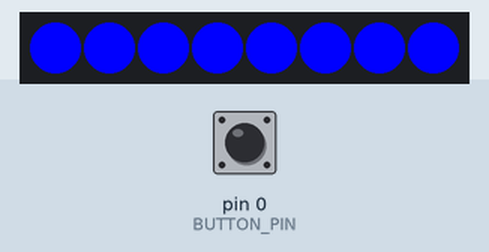
This sketch was run on a simulated Arduino Uno, built with avr-gcc and run on an emulated ATmega328P. Parts: 8 RGB LEDs in strip order, left to right. The inputs (shaded band) are chosen by the test bench; at power-on: pin 0 (BUTTON_PIN) LOW.

Above: at 0.5 s.
At 2.7 s:
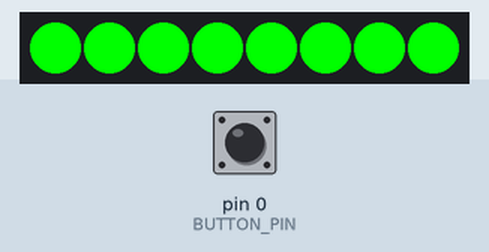
2.8 s: pin 0 (BUTTON_PIN) pulled HIGH for 0.15 s
At 2.87 s:
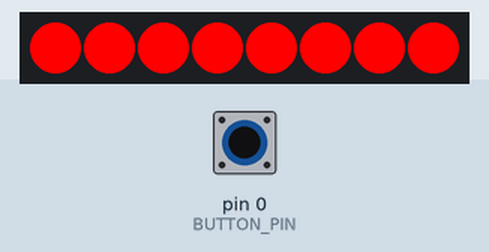
4.4 s: pin 0 (BUTTON_PIN) pulled HIGH for 3.2 s
At 9.0 s:
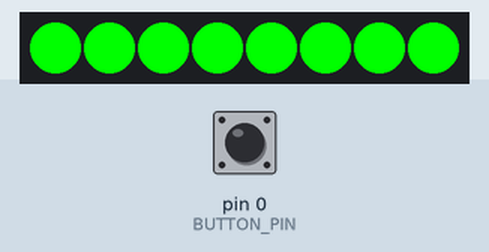
Timing chart, 0 to 10.5 s (numbered marks = the images above; inputs shaded):
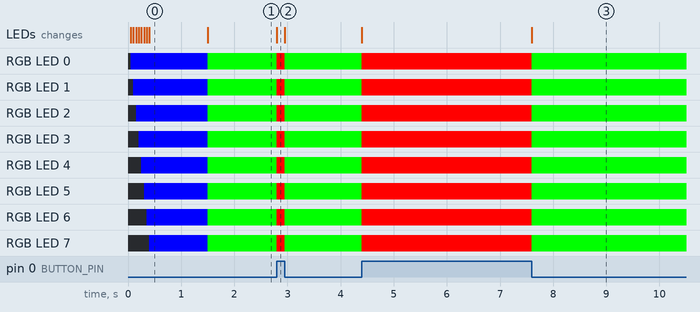

Measured:
- after the input at 2.8 s, RGB LED 0–7: RGB(0, 255, 0) → RGB(255, 0, 0) at once, → RGB(0, 255, 0) 0.15 s later; the LEDs: change at once (image 2)
- after the input at 4.4 s, RGB LED 0–7: RGB(0, 255, 0) → RGB(255, 0, 0) at once, → RGB(0, 255, 0) 3.2 s later; the LEDs: first change at once (image 3 shows a later state)
- what the display in image 0 shows lasts 1.1 s, from 0.4 s to 1.5 s

The sketch:

stick_rot_test.ino
```cpp
/*===========================================================
 * Tiny Stick Rotation Test code
 *
 * Test code for the tiny-stick board.
 * Uses a reed switch instead of a button.
 * First test:  Lights go red when near magnet.  Green when away.
 */

#include <Adafruit_NeoPixel.h>

#define LED_PIN    3
#define BUTTON_PIN 0
#define NUMPIXELS  8
#define POT_PIN    2   // Tiny

Adafruit_NeoPixel pixels = Adafruit_NeoPixel(NUMPIXELS, LED_PIN, NEO_GRB+NEO_KHZ800);

#define COLOR_RED     0xFF0000
#define COLOR_GREEN   0x00FF00
#define COLOR_BLUE    0x0000FF
#define COLOR_MAGENTA 0xFF00FF
#define COLOR_YELLOW  0xFFFF00
#define COLOR_CYAN    0x00FFFF
#define COLOR_BLACK   0
#define COLOR_WHITE   0xFFFFFF


/*================================================================================
 * fillAll
 */
void fillAll( uint32_t color )
{
  int i;

  for (i=0; i<NUMPIXELS; i++)
  {
    pixels.setPixelColor(i, color);
  }
}


void setup()
{
    int i;
    uint32_t led_color=COLOR_BLUE;

    #if 0
    // Uno debug
    Serial.begin(9600);
    pinMode(BUTTON_PIN,INPUT_PULLUP);
    #endif

    pixels.begin();

    for (i=0; i<NUMPIXELS; i++)
    {
      pixels.setPixelColor(i,led_color);
      delay(50);
      pixels.show();
    }
    delay(100);

    pixels.show();
    delay(1000);
}

void loop()
{
  uint32_t color;

  if (digitalRead(BUTTON_PIN) == HIGH)
  {
    color = COLOR_RED;
  }
  else
  {
    color = COLOR_GREEN;
  }

  fillAll(color);
  pixels.show();

}
```
